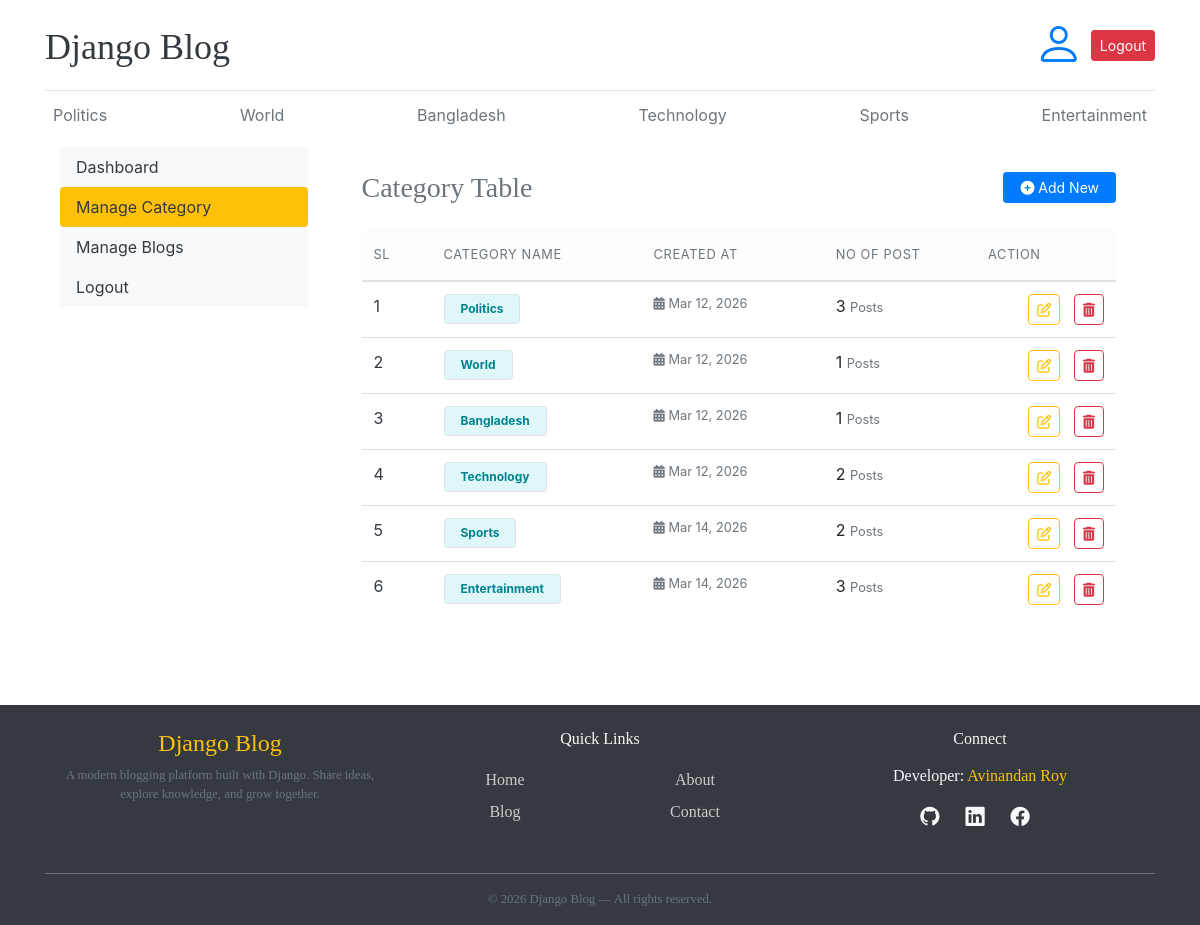
Screenshot of /dashboard/view_category/ (signed in) with the database file from the repository.
### blogs/models.py (models this page shows, shortened)
class Category(models.Model):
    category_name = models.CharField(max_length= 100 , unique= True)
    created_at = models.DateTimeField(auto_now_add= True)
    updated_at = models.DateTimeField(auto_now= True)
    class Meta:
        verbose_name = 'Category'
        verbose_name_plural = 'Categories'

### dashboard/views.py (the view)
# urls.py: path('view_category/',views.view_category ,name='view_category'),
@login_required(login_url="login")
def view_category(req):
    categories = Category.objects.annotate(blog_count=Count('blog')).all()
    context ={
        "categories": categories,
    }
    return render(req , "dashboard/view_category.html",context)

### blogs/context_processors.py (called while the page is built)
def get_categories(request):
    categories = Category.objects.all()
    return dict( categories = categories )

def get_social_Links(request):
    social_links = Social_Media_Link.objects.all()
    return dict(social_links = social_links)

### templates/dashboard/view_category.html (shortened to what this page needs)
{% extends 'base.html' %}
{% block content %}
  <div class="container-fluid">
    <div class="row">
      {% include 'dashboard/sidebar.html' %}
      <div class="col-md-9">
        <div class="card border-0 shadow-sm">
          <div class="card-body p-3 p-md-4">
            <div class="d-flex flex-column flex-sm-row justify-content-between align-items-sm-center mb-4">
              <h3 class="m-0 text-secondary fw-bold mb-3 mb-sm-0">Category Table</h3>
              <a href="{% url 'add_category' %}" class="btn btn-primary btn-sm rounded-pill px-3 align-self-start align-self-sm-center"><i class="fa fa-plus-circle me-1"></i> Add New</a>
            </div>
            <div class="table-responsive">
              <table class="table table-hover align-middle">
                <thead class="table-light">
                  <tr>
                    <th class="text-muted text-uppercase small py-3" style="min-width: 50px;">SL</th>
                    <th class="text-muted text-uppercase small py-3" style="min-width: 150px;">Category Name</th>
                    <th class="text-muted text-uppercase small py-3" style="min-width: 130px;">Created at</th>
                    <th class="text-muted text-uppercase small py-3" style="min-width: 100px;">No Of Post</th>
                    <th class="text-muted text-uppercase small py-3 text-end" style="min-width: 100px;">Action</th>
                  </tr>
                </thead>
                <tbody>
                  {% for category in categories %}
                    <tr>
                      <td class="fw-bold text-dark">{{ forloop.counter }}</td>
                      <td>
                        <span class="badge bg-info-subtle text-info border border-info-subtle px-3 py-2 rounded-pill">{{ category.category_name }}</span>
                      </td>
                      <td class="text-muted small">
                        <span class="text-nowrap"><i class="fa fa-calendar-alt me-1"></i> {{ category.created_at|date:'M d, Y' }}</span>
                      </td>
                      <td>
                        <span class="fw-bold">{{ category.blog_count }}</span>
                        <span class="text-muted small">Posts</span>
                      </td>
                      <td class="text-end">
                        <div class="d-flex justify-content-end gap-2">
                          <a href="{% url 'edit_category' category.category_name %}" class="btn btn-outline-warning btn-sm rounded" title="Edit"><i class="fa fa-edit"></i></a>
                          <a href="{% url 'delete_category' category.category_name %}" class="btn btn-outline-danger btn-sm rounded" title="Delete"><i class="fa fa-trash"></i></a>
                        </div>
                      </td>
                    </tr>
                  {% empty %}
                    <tr>
                      <td colspan="5" class="text-center py-5 text-muted">No categories found. Start by creating one!</td>
                    </tr>
                  {% endfor %}
                </tbody>
              </table>
            </div>
          </div>
        </div>
      </div>
    </div>
  </div>
{% endblock %}

### templates/base.html (shortened to what this page needs)
{% load static %}
<!DOCTYPE html>
<html lang="en">
  <head>
    <link href="https://getbootstrap.com/docs/4.0/dist/css/bootstrap.min.css" rel="stylesheet" />
    <link href="https://cdn.jsdelivr.net/npm/bootstrap-icons@1.11.3/font/bootstrap-icons.css" rel="stylesheet" />
    <link rel="stylesheet" href="{% static 'css/blog.css' %}" />
  </head>
  <body>
    <div class="content-wrapper">
      <div class="container">
        <header class="blog-header py-3">
          <div class="row flex-nowrap justify-content-between align-items-center">
            <div class="col-8 pt-1">
              <a class="blog-header-logo text-dark" href="/">Django Blog</a>
            </div>
            <div class="col-4 d-flex justify-content-end align-items-center">
              {% if not user.is_authenticated %}
                <a class="btn btn-sm btn-warning" href="{% url 'login' %}">Login</a> &nbsp;
                <a class="btn btn-sm btn-outline-secondary" href="{% url 'register' %}">Register</a>
              {% else %}
                <a href="{% url 'dashboard' %}"><i class="bi bi-person pr-2 display-4 fw-bold"></i></a>
                <a class="btn btn-sm btn-danger" href="{% url 'logout' %}">Logout</a>
              {% endif %}
            </div>
          </div>
        </header>
        <div class="nav-scroller py-1 mb-2">
          <nav class="nav d-flex justify-content-between">
            {% for category in categories %}
              {% if category %}
                <a class="p-2 text-muted" href="{% url 'post_by_category' category.id %}">{{ category.category_name }}</a>
              {% endif %}
            {% endfor %}
          </nav>
        </div>
        {% block content %}
        {% endblock %}
      </div>
    </div>
    <footer class="footer bg-dark text-light pt-4 pb-3 mt-5">
      <div class="container">
        <div class="row text-center text-md-start">
          <div class="col-12 col-md-4 mb-4">
            <h4 class="fw-bold text-warning">Django Blog</h4>
            <p class="small text-muted px-2 px-md-0">A modern blogging platform built with Django. Share ideas, explore knowledge, and grow together.</p>
          </div>
          <div class="col-12 col-md-4 mb-4">
            <h6 class="fw-semibold mb-3">Quick Links</h6>
            <div class="row">
              <div class="col-6">
                <a href="/" class="footer-link py-1 d-block">Home</a>
                <a href="#" class="footer-link py-1 d-block">Blog</a>
              </div>
              <div class="col-6">
                <a href="#" class="footer-link py-1 d-block">About</a>
                <a href="#" class="footer-link py-1 d-block">Contact</a>
              </div>
            </div>
          </div>
          <div class="col-12 col-md-4 mb-4">
            <h6 class="fw-semibold mb-3">Connect</h6>
            <p>
              Developer:
              <a href="#" class="text-warning text-decoration-none fw-semibold">Avinandan Roy</a>
            </p>
            <div class="d-flex justify-content-center justify-content-md-center gap-3 mt-2">
              <a href="#" class="footer-icon text-light mx-2"><i class="bi bi-github"></i></a>
              <a href="#" class="footer-icon text-light mx-2"><i class="bi bi-linkedin"></i></a>
              <a href="#" class="footer-icon text-light mx-2"><i class="bi bi-facebook"></i></a>
            </div>
          </div>
        </div>
        <hr class="border-secondary my-3" />
        <div class="text-center small text-muted px-2">© 2026 Django Blog — All rights reserved.</div>
      </div>
    </footer>
  </body>
</html>

### static/css/blog.css (style rules this page uses)
.blog-header { border-bottom: 1px solid #e5e5e5; }
.blog-header-logo { font-family: "Playfair Display", Georgia, "Times New Roman", serif; font-size: 2.25rem; }
h1, h2, h3, h4, h5, h6 { font-family: "Playfair Display", Georgia, "Times New Roman", serif; }
.display-4 { font-size: 2.5rem; }
@media (min-width: 768px) { .display-4 { font-size: 3rem; } }
.footer { font-family: "Playfair Display", Georgia, "Times New Roman", serif; }
.footer-link { color: #ccc; text-decoration: none; }
.footer-icon { font-size: 1.4rem; padding-right: 10px; color: #ccc; font-size: 1.2rem; }

### templates/base.html (style rules this page uses)
body { min-height: 100vh; display: flex; flex-direction: column; }
.content-wrapper { flex: 1 0 auto; }
footer { flex-shrink: 0; }

### templates/dashboard/view_category.html (style rules this page uses)
.bg-info-subtle { background-color: #e0f7fa !important; color: #00838f !important; }
.table thead th { border-top: none; letter-spacing: 0.05em; }
.table-responsive { border: none; }

### rows the page displays
Category: category_name "Politics", created_at "Mar 12, 2026", blog_count "3"
Category: category_name "World", created_at "Mar 12, 2026", blog_count "1"
Category: category_name "Bangladesh", created_at "Mar 12, 2026", blog_count "1"
Category: category_name "Technology", created_at "Mar 12, 2026", blog_count "2"
Category: category_name "Sports", created_at "Mar 14, 2026", blog_count "2"
Category: category_name "Entertainment", created_at "Mar 14, 2026", blog_count "3"
